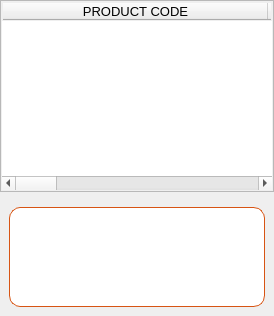
             <widget class="QWidget" name="Allitems">
              <property name="styleSheet">
               <string notr="true">QTabBar::tab {
    background-color: #ffffff;
    color: black;
    border: 1px solid #000000;
    padding: 10px;
    font-family: &quot;Verdana&quot;, sans-serif;
    text-align: center;

    /* Rounded top corners */
    border-top-left-radius: 15px;
    border-top-right-radius: 15px;
    border-bottom-left-radius: 0px;
    border-bottom-right-radius: 0px;
    margin-right: 2px; /* spacing between tabs */
}

/* Hover Effect */
QTabBar::tab:hover {
    background-color: #903929;
    color: white;
    font-weight: 700;
}

/* Selected/Active Tab */
QTabBar::tab:selected {
    background-color: #903929;
    color: white;
    font-weight: 700;
}
</string>
              </property>
              <attribute name="title">
               <string>All Items</string>
              </attribute>
              <layout class="QHBoxLayout" name="horizontalLayout_17">
               <property name="leftMargin">
                <number>0</number>
               </property>
               <property name="topMargin">
                <number>0</number>
               </property>
               <property name="rightMargin">
                <number>0</number>
               </property>
               <property name="bottomMargin">
                <number>0</number>
               </property>
               <item>
                <widget class="QWidget" name="all" native="true">
                 <layout class="QVBoxLayout" name="verticalLayout_13">
                  <property name="leftMargin">
                   <number>0</number>
                  </property>
                  <property name="topMargin">
                   <number>0</number>
                  </property>
                  <property name="rightMargin">
                   <number>0</number>
                  </property>
                  <property name="bottomMargin">
                   <number>0</number>
                  </property>
                  <item>
                   <widget class="QTableWidget" name="alltable">
                    <property name="styleSheet">
                     <string notr="true">padding: 1;</string>
                    </property>
                    <attribute name="horizontalHeaderDefaultSectionSize">
                     <number>265</number>
                    </attribute>
                    <column>
                     <property name="text">
                      <string>PRODUCT CODE</string>
                     </property>
                     <property name="font">
                      <font>
                       <pointsize>10</pointsize>
                      </font>
                     </property>
                    </column>
                    <column>
                     <property name="text">
                      <string>NAME</string>
                     </property>
                     <property name="font">
                      <font>
                       <pointsize>10</pointsize>
                      </font>
                     </property>
                    </column>
                    <column>
                     <property name="text">
                      <string>DESCRIPTION</string>
                     </property>
                     <property name="font">
                      <font>
                       <pointsize>10</pointsize>
                      </font>
                     </property>
                    </column>
                    <column>
                     <property name="text">
                      <string>PRICE</string>
                     </property>
                     <property name="font">
                      <font>
                       <pointsize>10</pointsize>
                      </font>
                     </property>
                    </column>
                    <column>
                     <property name="text">
                      <string>STOCK QTY.</string>
                     </property>
                     <property name="font">
                      <font>
                       <pointsize>10</pointsize>
                      </font>
                     </property>
                    </column>
                    <column>
                     <property name="text">
                      <string>TYPE</string>
                     </property>
                     <property name="font">
                      <font>
                       <pointsize>10</pointsize>
                      </font>
                     </property>
                    </column>
                   </widget>
                  </item>
                  <item>
                   <widget class="QWidget" name="alert" native="true">
                    <property name="minimumSize">
                     <size>
                      <width>0</width>
                      <height>100</height>
                     </size>
                    </property>
                    <layout class="QVBoxLayout" name="verticalLayout_14">
                     <item>
                      <widget class="QTextBrowser" name="alertwarn">
                       <property name="sizePolicy">
                        <sizepolicy hsizetype="Preferred" vsizetype="Preferred">
                         <horstretch>0</horstretch>
                         <verstretch>0</verstretch>
                        </sizepolicy>
                       </property>
                       <property name="maximumSize">
                        <size>
                         <width>16777215</width>
                         <height>100</height>
                        </size>
                       </property>
                       <property name="styleSheet">
                        <string notr="true">
    background-color: #ffffff;
border-radius: 11;
    color: #d75413;
    border: 1px solid #d75413; 
    padding: 3px;
    font-family: &quot;Verdana&quot;, sans-serif; 


</string>
                       </property>
                      </widget>
                     </item>
                    </layout>
                   </widget>
                  </item>
                 </layout>
                </widget>
               </item>
              </layout>
             </widget>
